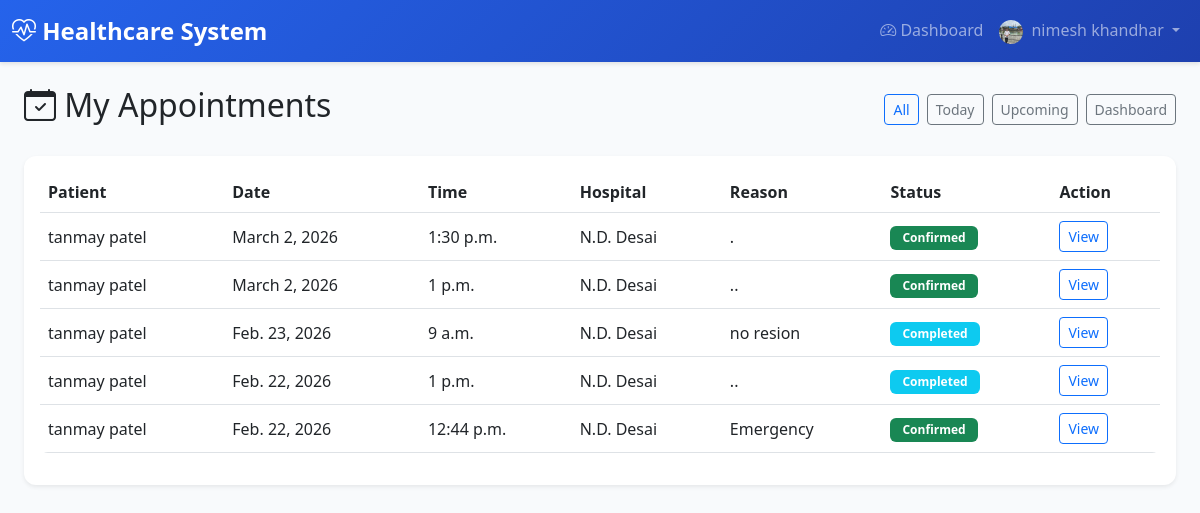
/doctors/dashboard/appointments/ (signed in), run on an earlier commit of the app's database.
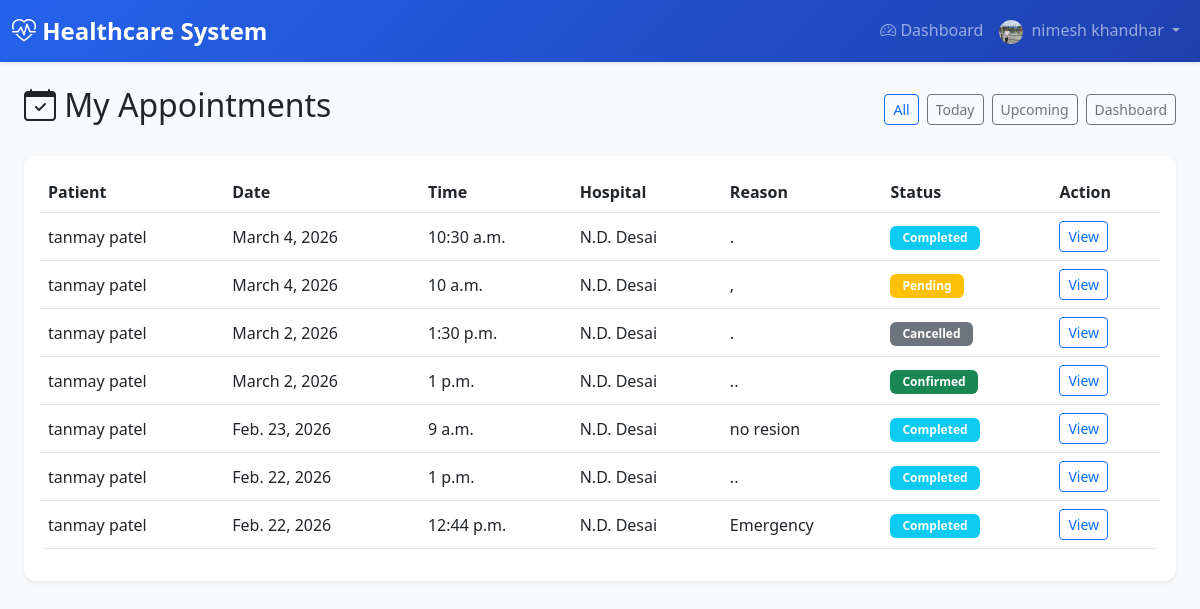
And on a later commit of the database.
### appointments/models.py (models this page shows, shortened)
class Appointment(models.Model):
    STATUS_CHOICES = [
        ('PENDING', 'Pending'),
        ('CONFIRMED', 'Confirmed'),
        ('CANCELLED', 'Cancelled'),
        ('COMPLETED', 'Completed'),
        ('RESCHEDULED', 'Rescheduled'),
    ]
    patient = models.ForeignKey(
        settings.AUTH_USER_MODEL,
        on_delete=models.CASCADE,
        related_name='patient_appointments',
        limit_choices_to={'role': 'PATIENT'}
    )
    doctor = models.ForeignKey(
        settings.AUTH_USER_MODEL,
        on_delete=models.CASCADE,
        related_name='doctor_appointments',
        limit_choices_to={'role': 'DOCTOR'}
    )
    hospital = models.ForeignKey(
        'hospitals.Hospital',
        on_delete=models.CASCADE,
        related_name='appointments',
        null=True,
        blank=True
    )
    appointment_date = models.DateField()
    appointment_time = models.TimeField()
    status = models.CharField(max_length=20, choices=STATUS_CHOICES, default='PENDING')
    is_emergency = models.BooleanField(default=False)
    reason = models.TextField(help_text="Reason for appointment")
    notes = models.TextField(blank=True, help_text="Additional notes")
    prescription = models.TextField(blank=True, help_text="Prescription details")
    created_at = models.DateTimeField(auto_now_add=True)
    updated_at = models.DateTimeField(auto_now=True)
    class Meta:
        db_table = 'appointments'
        verbose_name = 'Appointment'
        verbose_name_plural = 'Appointments'
        ordering = ['-appointment_date', '-appointment_time']

### accounts/models.py (models this page shows, shortened)
class User(AbstractUser):
    email = models.EmailField(unique=True)
    ROLE_CHOICES = [
        ('ADMIN', 'Admin'),
        ('DOCTOR', 'Doctor'),
        ('PATIENT', 'Patient'),
        ('HOSPITAL', 'Hospital'),
        ('HOSPITAL_ADMIN', 'Hospital Admin'),
    ]
    role = models.CharField(max_length=20, choices=ROLE_CHOICES, default='PATIENT')
    is_approved = models.BooleanField(default=False)  # For Doctor and Hospital approval
    phone_number = models.CharField(max_length=15, blank=True)
    address = models.TextField(blank=True)
    profile_picture = models.ImageField(upload_to='user_profiles/', blank=True, null=True)
    created_at = models.DateTimeField(auto_now_add=True)
    updated_at = models.DateTimeField(auto_now=True)
    class Meta:
        db_table = 'users'
        verbose_name = 'User'
        verbose_name_plural = 'Users'

### hospitals/models.py (models this page shows, shortened)
class Hospital(models.Model):
    user = models.OneToOneField(
        settings.AUTH_USER_MODEL,
        on_delete=models.CASCADE,
        related_name='hospital_profile'
    )
    name = models.CharField(max_length=200)
    registration_number = models.CharField(max_length=50, unique=True)
    address = models.TextField(blank=True)
    city = models.CharField(max_length=100, blank=True)
    state = models.CharField(max_length=100, blank=True)
    zip_code = models.CharField(max_length=10, blank=True)
    phone = models.CharField(max_length=15, blank=True)
    email = models.EmailField(blank=True)
    website = models.URLField(blank=True)
    description = models.TextField(blank=True)
    facilities = models.TextField(blank=True, help_text="Departments - comma separated")
    total_beds = models.PositiveIntegerField(default=0)
    available_beds = models.PositiveIntegerField(default=0)  # Kept for migration; use available_beds_count for dynamic
    logo = models.ImageField(upload_to='hospital_logos/', blank=True, null=True)
    verification_document = models.FileField(upload_to='hospital_verifications/', blank=True, null=True, help_text="Upload registration certificate or license for verification")
    created_at = models.DateTimeField(auto_now_add=True)
    updated_at = models.DateTimeField(auto_now=True)
    class Meta:
        db_table = 'hospitals'
        verbose_name = 'Hospital'
        verbose_name_plural = 'Hospitals'
        ordering = ['name']
    @property
    def available_beds_count(self):
        """Dynamically calculated: total_beds - occupied (do not edit; set total_beds only)"""
        return max(0, self.total_beds - self.occupied_beds_count)
    def get_available_beds_display(self):
        """For admin list_display (avoids property in admin)"""
        return self.available_beds_count
    get_available_beds_display.short_description = 'Available beds'

### doctors/views.py (the view)
# urls.py: path('dashboard/appointments/', views.DoctorAppointmentListView.as_view(), name='doctor_appointment_list'),
class DoctorAppointmentListView(DoctorRequiredMixin, ListView):
    template_name = 'doctors/doctor_appointment_list.html'
    context_object_name = 'appointments'
    paginate_by = 15
    def get_queryset(self):
        today = timezone.now().date()
        qs = Appointment.objects.filter(doctor=self.request.user).select_related('patient', 'hospital').order_by('-appointment_date', '-appointment_time')
        f = self.request.GET.get('filter', '')
        if f == 'today':
            qs = qs.filter(appointment_date=today)
        elif f == 'upcoming':
            qs = qs.filter(appointment_date__gte=today, status__in=['PENDING', 'CONFIRMED'])
        return qs
    def get_context_data(self, **kwargs):
        context = super().get_context_data(**kwargs)
        context['filter'] = self.request.GET.get('filter', '')
        return context

### accounts/context_processors.py (called while the page is built)
def profile_picture_url(request):
    url = None
    if request.user.is_authenticated and getattr(request.user, 'profile_picture', None):
        try:
            if request.user.profile_picture:
                url = request.user.profile_picture.url
        except (ValueError, AttributeError):
            pass
    return {'profile_picture_url': url}

### accounts/mixins.py (called while the page is built)
    def dispatch(self, request, *args, **kwargs):
        if not request.user.is_authenticated:
            return self.handle_no_permission()
        if not request.user.is_active:
            from django.contrib.auth import logout
            logout(request)
            messages.error(request, 'Your account has been blocked. Please contact the administrator.')
            return redirect('accounts:login')
        if request.user.role not in self.allowed_roles:
            messages.error(request, "You don't have permission to access this page.")
            return redirect('accounts:dashboard_redirect')
        return super().dispatch(request, *args, **kwargs)

### templates/doctors/doctor_appointment_list.html (shortened to what this page needs)
{% extends 'base.html' %}
{% block content %}
<div class="container-fluid">
    <div class="d-flex justify-content-between align-items-center mb-4 flex-wrap gap-2">
        <h2><i class="bi bi-calendar-check"></i> My Appointments</h2>
        <div class="d-flex gap-2">
            <a href="{% url 'doctors:doctor_appointment_list' %}" class="btn btn-outline-{% if not filter %}primary{% else %}secondary{% endif %} btn-sm">All</a>
            <a href="{% url 'doctors:doctor_appointment_list' %}?filter=today" class="btn btn-outline-{% if filter == 'today' %}primary{% else %}secondary{% endif %} btn-sm">Today</a>
            <a href="{% url 'doctors:doctor_appointment_list' %}?filter=upcoming" class="btn btn-outline-{% if filter == 'upcoming' %}primary{% else %}secondary{% endif %} btn-sm">Upcoming</a>
            <a href="{% url 'accounts:doctor_dashboard' %}" class="btn btn-outline-secondary btn-sm">Dashboard</a>
        </div>
    </div>
    <div class="card shadow-sm">
        <div class="card-body">
            {% if appointments %}
            <div class="table-responsive">
                <table class="table table-hover align-middle">
                    <thead>
                        <tr>
                            <th>Patient</th>
                            <th>Date</th>
                            <th>Time</th>
                            <th>Hospital</th>
                            <th>Reason</th>
                            <th>Status</th>
                            <th>Action</th>
                        </tr>
                    </thead>
                    <tbody>
                        {% for apt in appointments %}
                        <tr>
                            <td>{{ apt.patient.get_full_name|default:apt.patient.username }}</td>
                            <td>{{ apt.appointment_date }}</td>
                            <td>{{ apt.appointment_time }}</td>
                            <td>{{ apt.hospital.name|default:"—" }}</td>
                            <td>{{ apt.reason|truncatewords:10 }}</td>
                            <td>
                                <span class="badge bg-{% if apt.status == 'CONFIRMED' %}success{% elif apt.status == 'PENDING' %}warning{% elif apt.status == 'COMPLETED' %}info{% else %}secondary{% endif %}">
                                    {{ apt.get_status_display }}
                                </span>
                            </td>
                            <td><a href="{% url 'doctors:doctor_appointment_detail' apt.pk %}" class="btn btn-sm btn-outline-primary">View</a></td>
                        </tr>
                        {% endfor %}
                    </tbody>
                </table>
            </div>
            {% else %}
            <p class="text-muted mb-0">No appointments found.</p>
            {% endif %}
        </div>
    </div>
</div>
{% endblock %}

What changed in the data, as far as the page shows it:
added Appointment: patient.get_full_name "tanmay patel", appointment_date "March 4, 2026", appointment_time "10:30 a.m.", hospital.name "N.D. Desai", reason ".", status "Completed"
added Appointment: patient.get_full_name "tanmay patel", appointment_date "March 4, 2026", appointment_time "10 a.m.", hospital.name "N.D. Desai", reason ",", status "Pending"
changed Appointment: status "Confirmed" → "Cancelled"
changed Appointment "Emergency": status "Confirmed" → "Completed"
